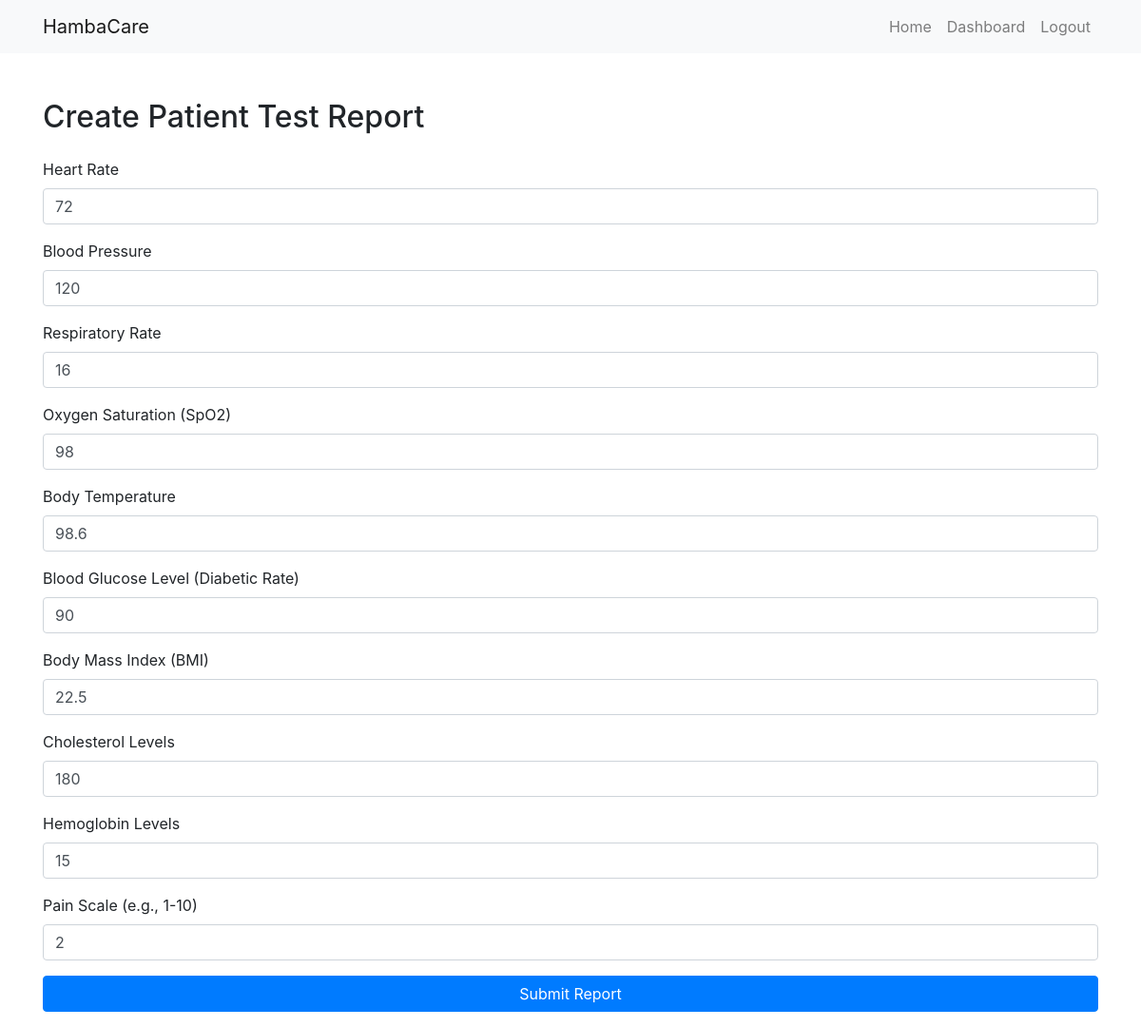
Screenshot of /editreport.php?patient_id=10 (signed in) with the database file from the repository.
### tables this page shows
CREATE TABLE `report` (
  `patient_id` int(11) NOT NULL,
  `heart_rate` varchar(3) NOT NULL,
  `blood_pressure` varchar(3) NOT NULL,
  `respiratory_rate` varchar(10) NOT NULL,
  `oxygen_saturation` varchar(10) NOT NULL,
  `body_temperature` varchar(10) NOT NULL,
  `glucose_level` varchar(10) NOT NULL,
  `bmi` varchar(10) NOT NULL,
  `cholesterol_level` varchar(10) NOT NULL,
  `hemoglobin_level` varchar(10) NOT NULL,
  `pain_scale` varchar(10) NOT NULL
);

### db/config.php (called while the page is built)
<?php
return [
    'hostname' => 'localhost',
    'username' => 'root',
    'password' => '',
    'dbname'   => 'patient_management_system'
];

### db/db.php (called while the page is built, shortened)
<?php
class Database
{
    private $hostname;
    private $username;
    private $password;
    private $dbname;
    public function __construct()
    {
        $config = include("./db/config.php");
        $this->username = $config["username"];
        $this->hostname = $config["hostname"];
        $this->password = $config["password"];
        $this->dbname = $config["dbname"];
    }
    public function createConnection()
    {
        try {
            $this->conn = new mysqli($this->hostname, $this->username, $this->password, $this->dbname);
            return $this->conn;
        } catch (\Throwable $th) {
            echo ($th);
        }
    }
}

### classes/class.patient.php (called while the page is built, shortened)
<?php
include_once("./db/db.php");
class Patient
{
    private $conn;
    public function __construct()
    {
        $db = new Database();
        $this->conn = $db->createConnection();
    }
    public function fetchReportbyId($patientId)
    {
        $sql = "SELECT * FROM report WHERE patient_id=?";
        try {
            $stmt = $this->conn->prepare($sql);
            $stmt->bind_param("i", $patientId);
            $stmt->execute();
            $result = $stmt->get_result();
            if ($result->num_rows > 0) {
                return $result->fetch_all(MYSQLI_ASSOC);
            } else {
                echo ("no test report.");
            }
        } catch (\Throwable $th) {
            echo ($th);
        }
    }
}

### editreport.php (the view, shortened to what this page needs)
<?php include("./includes/header.php");
include("./classes/class.patient.php");
$patientObj = new Patient();
$reports = $patientObj->fetchReportbyId($_GET['patient_id']);
?>
<div class="container mt-5">
    <div class="report-form">
        <h2 class="mb-4">Create Patient Test Report</h2>
        <form class="mb-3" method="post">
            <div class="form-group">
                <label for="heartRate">Heart Rate</label>
                <input type="text" class="form-control" name="heartRate" id="heartRate" placeholder="Enter heart rate" value=<?php echo ($reports[0]['heart_rate']) ?> required>
            </div>
            <div class="form-group">
                <label for="bloodPressure">Blood Pressure</label>
                <input type="text" class="form-control" name="bloodPressure" id="bloodPressure" placeholder="Enter blood pressure" value=<?php echo ($reports[0]['blood_pressure']) ?> required>
            </div>
            <div class="form-group">
                <label for="respiratoryRate">Respiratory Rate</label>
                <input type="text" class="form-control" name="respiratoryRate" id="respiratoryRate" placeholder="Enter respiratory rate" value=<?php echo ($reports[0]['respiratory_rate']) ?> required>
            </div>
            <div class="form-group">
                <label for="oxygenSaturation">Oxygen Saturation (SpO2)</label>
                <input type="text" class="form-control" name="oxygenSaturation" id="oxygenSaturation" placeholder="Enter oxygen saturation" value=<?php echo ($reports[0]['oxygen_saturation']) ?> required>
            </div>
            <div class="form-group">
                <label for="bodyTemperature">Body Temperature</label>
                <input type="text" class="form-control" name="bodyTemperature" id="bodyTemperature" placeholder="Enter body temperature" value=<?php echo ($reports[0]['body_temperature']) ?> required>
            </div>
            <div class="form-group">
                <label for="bloodGlucoseLevel">Blood Glucose Level (Diabetic Rate)</label>
                <input type="text" class="form-control" name="bloodGlucoseLevel" id="bloodGlucoseLevel" placeholder="Enter blood glucose level" value=<?php echo ($reports[0]['glucose_level']) ?> required>
            </div>
            <div class="form-group">
                <label for="bmi">Body Mass Index (BMI)</label>
                <input type="text" class="form-control" name="bmi" id="bmi" placeholder="Enter BMI" value=<?php echo ($reports[0]['bmi']) ?> required>
            </div>
            <div class="form-group">
                <label for="cholesterolLevels">Cholesterol Levels</label>
                <input type="text" class="form-control" name="cholesterolLevels" id="cholesterolLevels" placeholder="Enter cholesterol levels" value=<?php echo ($reports[0]['cholesterol_level']) ?> required>
            </div>
            <div class="form-group">
                <label for="hemoglobinLevels">Hemoglobin Levels</label>
                <input type="text" class="form-control" name="hemoglobinLevels" id="hemoglobinLevels" placeholder="Enter hemoglobin levels" value=<?php echo ($reports[0]['hemoglobin_level']) ?> required>
            </div>
            <div class="form-group">
                <label for="painScale">Pain Scale (e.g., 1-10)</label>
                <input type="text" class="form-control" name="painScale" id="painScale" placeholder="Enter pain scale" value=<?php echo ($reports[0]['pain_scale']) ?> required>
            </div>
            <button type="submit" class="btn btn-primary btn-block">Submit Report</button>
        </form>
    </div>
</div>
<?php include("./includes/footer.php") ?>

### rows the page displays
report: heartRate "72", bloodPressure "120", respiratoryRate "16", oxygenSaturation "98", bodyTemperature "98.6", bloodGlucoseLevel "90", bmi "22.5", cholesterolLevels "180", hemoglobinLevels "15", painScale "2"

### other values shown
$links['text'] "Home"
$links['text'] "Dashboard"
$links['text'] "Logout"
